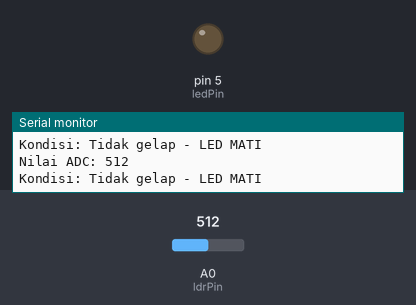
Recording of a sketch running on a simulated Arduino Uno, built with avr-gcc and run on an emulated ATmega328P. On the bench: output pins drawn as LEDs (lit = HIGH), the last lines printed to the serial monitor. The inputs (shaded band) are chosen by the test bench; at power-on: A0 (ldrPin) = 512.

Above: at 1.8 s.
1.9 s: A0 (ldrPin) set to 218
3.4 s: A0 (ldrPin) set to 187
At 4.5 s:
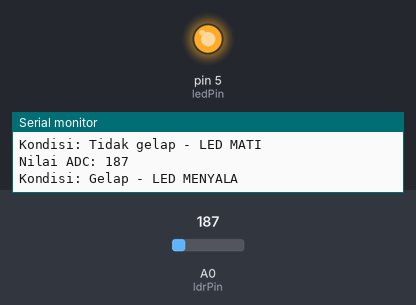
5.5 s: A0 (ldrPin) set to 210
At 7.2 s:
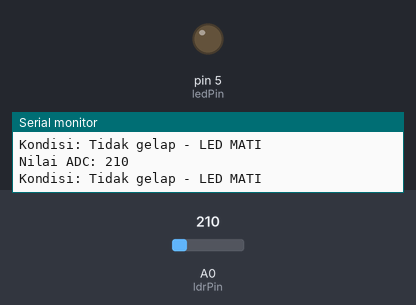
7.5 s: A0 (ldrPin) set to 190
At 8.8 s:
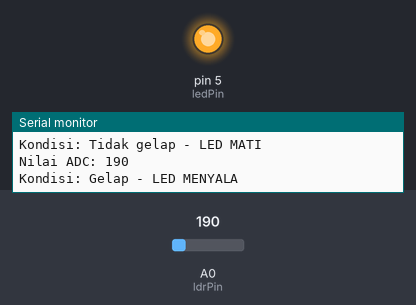
Timing chart, 0 to 10.5 s (numbered marks = the images above; inputs shaded):
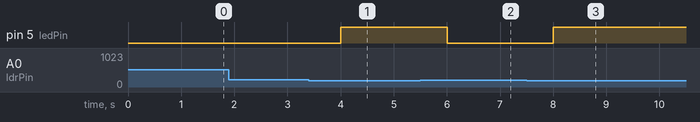

The sketch:

tugas_prak01.ino
```cpp
const byte ldrPin = A0;
const byte ledPin = 5;

void setup() {
  Serial.begin(115200);

  // Menentukan D1 sebagai output
  pinMode(ledPin, OUTPUT);
}

void loop() {

  // Membaca nilai ADC dari sensor LDR (0-1023)
  int ldrValue = analogRead(ldrPin);

  // Menampilkan nilai ADC
  Serial.print("Nilai ADC: ");
  Serial.println(ldrValue);

  // Jika nilai ADC di bawah 200, LED menyala
  if (ldrValue < 200) {
    digitalWrite(ledPin, HIGH);
    Serial.println("Kondisi: Gelap - LED MENYALA");
  }

  // Jika nilai ADC 200 atau lebih, LED mati
  else {
    digitalWrite(ledPin, LOW);
    Serial.println("Kondisi: Tidak gelap - LED MATI");
  }

  delay(1000);
}
```

Measured:
- the behaviour switches between 200 and 199 on A0 (ldrPin) (found by bisection; images 0 and 1)
- after the input at 3.4 s, pin 5 (ledPin): LOW → HIGH after 0.60 s
- after the input at 5.5 s, pin 5 (ledPin): HIGH → LOW after 0.50 s
- after the input at 7.5 s, pin 5 (ledPin): LOW → HIGH after 0.51 s
